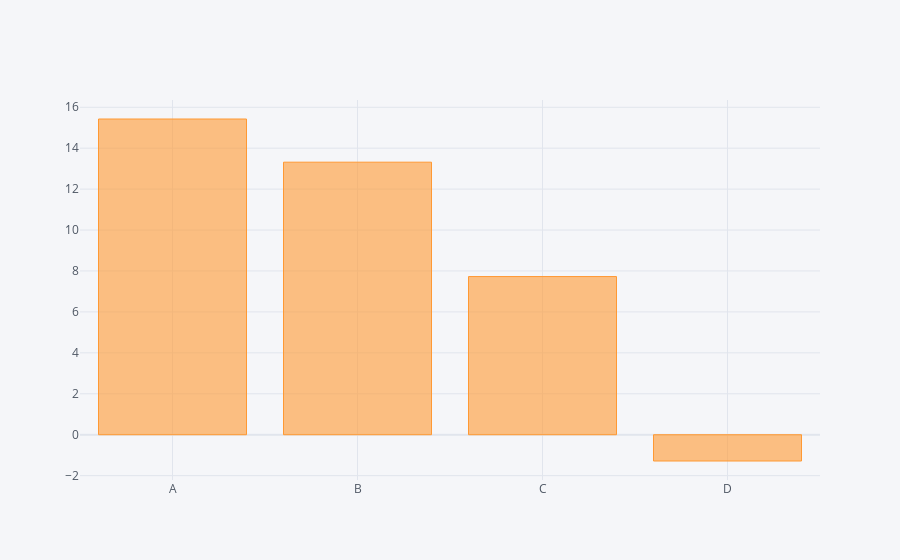

Write notebook code for a chart like this one.
### Code cell
df.sum().iplot(kind='bar')

### Figure 1 — Plotly figure (JSON) as saved in the notebook; plotly's stock layout.template omitted (floating-point values rounded to 4 significant figures)
{"data": [{"marker": {"color": "rgba(255, 153, 51, 0.6)", "line": {"color": "rgba(255, 153, 51, 1.0)", "width": 1}}, "name": "None", "orientation": "v", "text": "", "type": "bar", "x": ["A", "B", "C", "D"], "y": [15.43, 13.32, 7.728, -1.284]}], "layout": {"legend": {"bgcolor": "#F5F6F9", "font": {"color": "#4D5663"}}, "paper_bgcolor": "#F5F6F9", "plot_bgcolor": "#F5F6F9", "title": {"font": {"color": "#4D5663"}}, "xaxis": {"gridcolor": "#E1E5ED", "showgrid": true, "tickfont": {"color": "#4D5663"}, "title": {"font": {"color": "#4D5663"}, "text": ""}, "zerolinecolor": "#E1E5ED"}, "yaxis": {"gridcolor": "#E1E5ED", "showgrid": true, "tickfont": {"color": "#4D5663"}, "title": {"font": {"color": "#4D5663"}, "text": ""}, "zerolinecolor": "#E1E5ED"}}}
